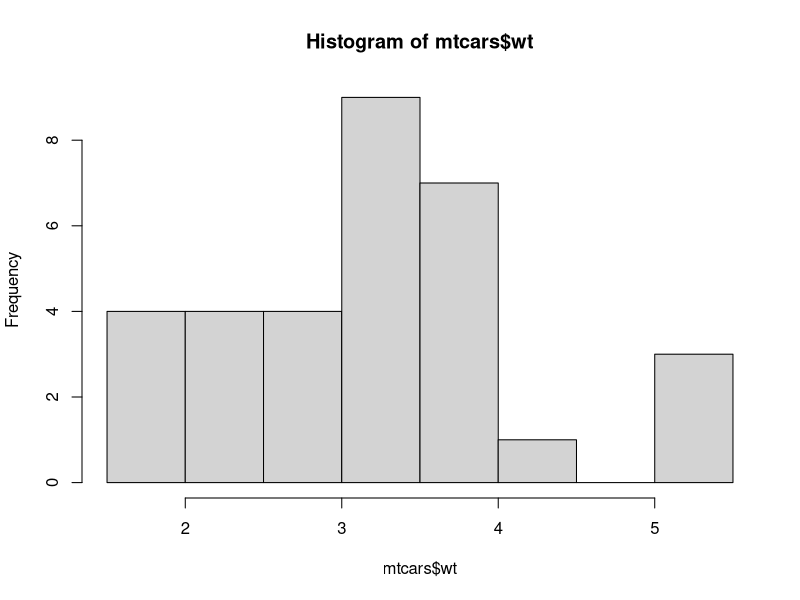
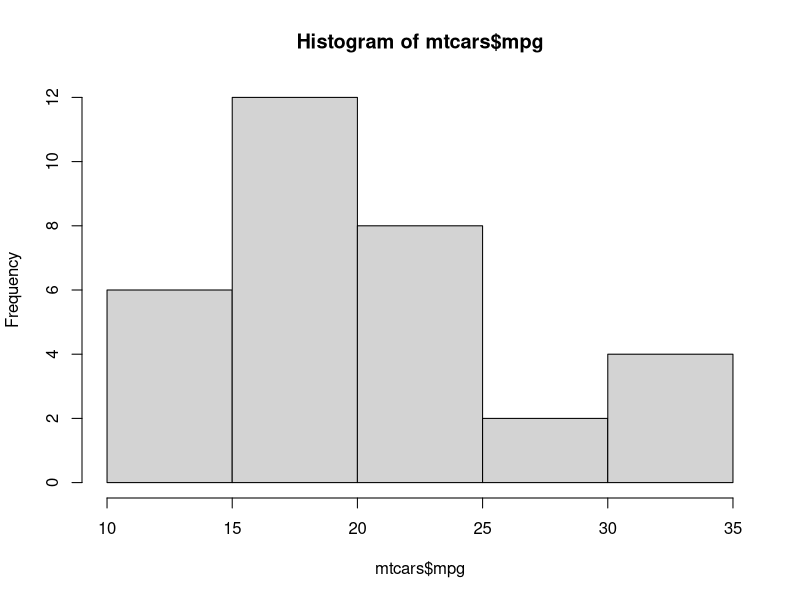
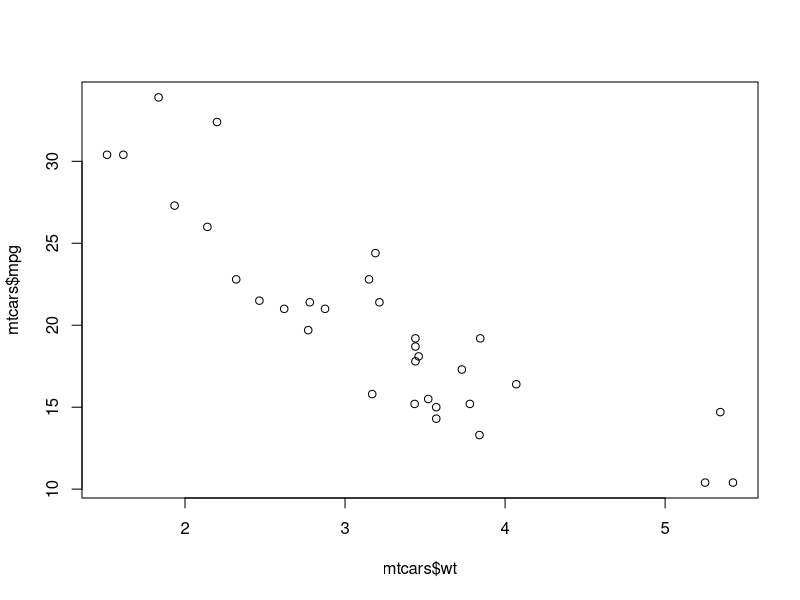
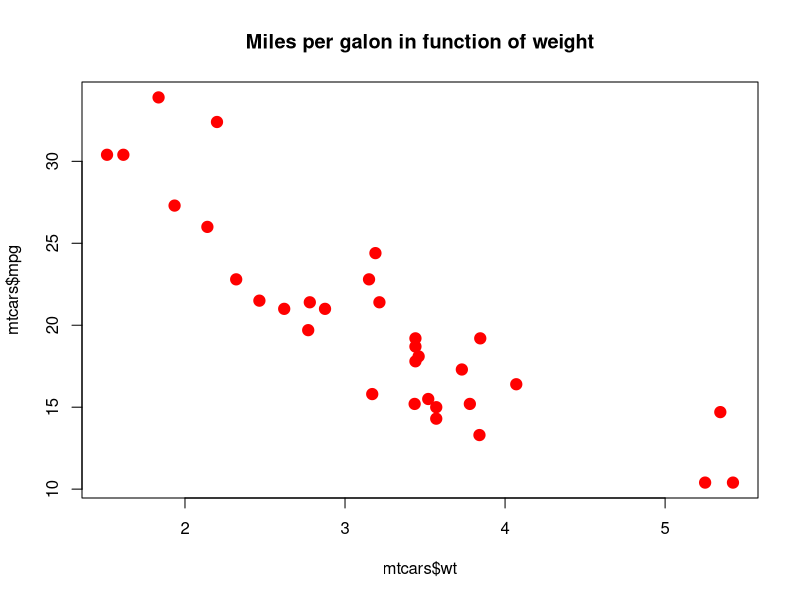

Write the R code that produced these figures, in order.
library(datasets)

hist(mtcars$wt)
hist(mtcars$mpg)

plot(mtcars$wt, mtcars$mpg)

plot(mtcars$wt, mtcars$mpg,
    pch=19,
    cex=1.5, # size of things,
    main="Miles per galon in function of weight",
    col="#FF0000"
    )
